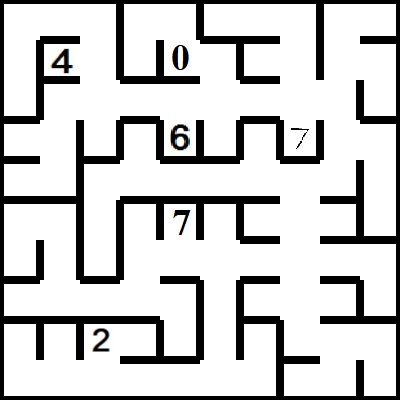
#> input picture MazerFinder/Identification/mazes/maze00.jpg, 400 x 400 px, given in place of maze04.jpg, which was not available
$ python task_1c.py
#> lines starting #> are read from the running program, lines starting #| are printed output that depends on the picture; after the words box and inside, x2 and y2 are one past the last pixel; in counts of white or black regions, pixels touching at a corner belong together; pictures that were not available may be replaced by others from this repository, and a replacement may not be noted
### MazerFinder/Finder/codes/finder.py
# Author List:		Om Rastogi
# Filename:			finder.py
# Functions:		readImage, solveMaze, blockwork
# Global variables:	CELL_SIZE


# Import necessary modules
# Do not import any other modules
import cv2
import numpy as np
import os


# To enhance the maze image
import image_enhancer


# Maze images in mazes folder have cell size of 20 pixels
# In my case I was able to get a fixes size for cells, for other cases one may have to do this dynamically
CELL_SIZE = 20


#def blockwork(img,coordinate)

def readImage(img_file_path):

	"""
	Purpose:
	---
	the function takes file path of original image as argument and returns it's binary form

	Input Arguments:
	---
	`img_file_path` :		[ str ]
		file path of image

	Returns:
	---
	`original_binary_img` :	[ numpy array ]
		binary form of the original image at img_file_path

	Example call:
	---
	original_binary_img = readImage(img_file_path)

	"""
	binary_img = None

	#############	Add your Code here	###############

	img = cv2.imread(img_file_path,0)
#> img: shape (400, 400); min 0, max 255, mean 204.1
	ret,img = cv2.threshold(img,127,255,cv2.THRESH_BINARY)
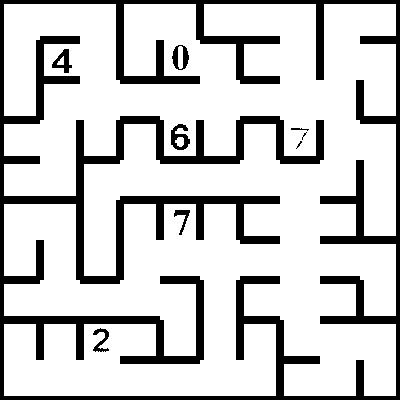
#> img: shape (400, 400); 80.1% white; 9 black regions (2 under 20 px), largest, box (x1, y1, x2, y2) and area: (0, 0, 400, 400) 30848, (171, 124, 190, 150) 265, (52, 49, 72, 73) 221
	binary_img = img
	###################################################

	return binary_img


def solveMaze(original_binary_img, initial_point, final_point, no_cells_height, no_cells_width):

	"""
	Purpose:
	---
	the function takes binary form of original image, start and end point coordinates and solves the maze
	to return the list of coordinates of shortest path from initial_point to final_point

	Input Arguments:
	---
	`original_binary_img` :	[ numpy array ]
		binary form of the original image at img_file_path
	`initial_point` :		[ tuple ]
		start point coordinates
	`final_point` :			[ tuple ]
		end point coordinates
	`no_cells_height` :		[ int ]
		number of cells in height of maze image
	`no_cells_width` :		[ int ]
		number of cells in width of maze image

	Returns:
	---
	`shortestPath` :		[ list ]
		list of coordinates of shortest path from initial_point to final_point

	Example call:
	---
	shortestPath = solveMaze(original_binary_img, initial_point, final_point, no_cells_height, no_cells_width)

	"""

	shortestPath = []

	#############	Add your Code here	###############
	img = original_binary_img
	sp = []
	rec = [0]
	p = 0
	sp.append(list(initial_point))
	edgearray = []
	for i in range (no_cells_height):
		edgearray.append([])
		for j in range(no_cells_width):
			sz = [i,j]
			edge, block = blockwork(img, sz)
			edgearray[i].append(edge)

	edge= edgearray


	while True:
		h,w = sp[p][0],sp[p][1]
		if sp[-1]==list(final_point):
			break

		if edge[h][w] > 0:
			rec.append(len(sp))

		if edge[h][w]>999:
			edge[h][w] = edge[h][w]-1000
			h = h-1
			sp.append([h,w])
			edge[h][w] =edge[h][w]-100

			p = p+1
			continue

		if edge[h][w]>99:
			edge[h][w] =edge[h][w]-100
			h = h+1
			sp.append([h,w])
			edge[h][w] =edge[h][w]-1000
			p=p+1
			continue


		if edge[h][w]>9:
			edge[h][w] = edge[h][w]-10
			w = w-1
			sp.append([h,w])
			edge[h][w] = edge[h][w]-1
			p = p+1
			continue


		if edge[h][w]==1:
			edge[h][w] = edge[h][w]-1
			w = w+1
			sp.append([h,w])
			edge[h][w] = edge[h][w]-10
			p=p+1
			continue

		else:
			sp.pop()
			rec.pop()
			p = rec[-1]


	for i in sp:
		shortestPath.append(tuple(i))


	###################################################

	return shortestPath


#############	You can add other helper functions here		#############

def blockwork(img,coordinate):
#coordinate is a list consisting for dimension of block to be processesd
#coordinate = [y-axis, x-axis]
#the first block is coordinate = [0,0]
	size = CELL_SIZE
	h = CELL_SIZE*(coordinate[0]+1)
	w = CELL_SIZE*(coordinate[1]+1)
	h0= CELL_SIZE*coordinate[0]
	w0= CELL_SIZE*coordinate[1]

	block = img[h0:h,w0:w]

	up    = bool(block[0,int(size/2)]) *1000
	down  = bool(block[int(size-1),int(size/2)])*100
	left  = bool(block[int(size/2),0]) *10
	right = bool(block[int(size/2),int(size-1)])*1


#	edge = [up, down, left, right]
	edge = up+down+left+right

	# cv2.imshow('image',block)
	# cv2.waitKey(0)
	# cv2.destroyAllWindows()
	return edge, block

#########################################################################


# NOTE:	YOU ARE NOT ALLOWED TO MAKE ANY CHANGE TO THIS FUNCTION
#
# Function Name:	main
# Inputs:			None
# Outputs: 			None
# Purpose: 			the function first takes 'maze00.jpg' as input and solves the maze by calling readImage
# 					and solveMaze functions, it then asks the user whether to repeat the same on all maze images
# 					present in 'mazes' folder or not

# [111 lines that do not run on import are left out]

### MazerFinder/Identification/codes/task_1c.py

'''
*****************************************************************************************
*
*        		===============================================
*           		Rapid Rescuer (RR) Theme (eYRC 2019-20)
*        		===============================================
*
*  This script is to implement Task 1C of Rapid Rescuer (RR) Theme (eYRC 2019-20).
*
*  This software is made available on an "AS IS WHERE IS BASIS".
*  Licensee/end user indemnifies and will keep e-Yantra indemnified from
*  any and all claim(s) that emanate from the use of the Software or
*  breach of the terms of this agreement.
*
*  e-Yantra - An MHRD project under National Mission on Education using ICT (NMEICT)
*
*****************************************************************************************
'''


# Author List:		Om Rastogi
# Functions:		computeSum, checkNum, train, show, getNum
# Global variables:	None


# Import necessary modules
import cv2
import numpy as np
import os
import sys

#############	You can import other modules here	#############


#################################################################


# Function Name:	computeSum
# Inputs: 			img_file_path [ file path of image ]
# 					shortestPath [ list of coordinates of shortest path from initial_point to final_point ]
# Outputs:			digits_list [ list of digits present in the maze image ]
# 					digits_on_path [ list of digits present on the shortest path in the maze image ]
# 					sum_of_digits_on_path [ sum of digits present on the shortest path in the maze image ]
# Purpose: 			the function takes file path of original image and shortest path in the maze image
# 					to return the list of digits present in the image, list of digits present on the shortest
# 					path in the image and sum of digits present on the shortest	path in the image
# Logic:			[ write the logic in short of how this function solves the purpose ]
# Example call: 	digits_list, digits_on_path, sum_of_digits_on_path = computeSum(img_file_path, shortestPath)

# [146 lines left out: functions computeSum, checkNum, train, show, getNum, not called in this run]

# def readImage(img_file_path):

# 	binary_img = None

# 	#############	Add your Code here	###############

# 	img = cv2.imread(img_file_path,0)
# 	ret,img = cv2.threshold(img,127,255,cv2.THRESH_BINARY)
# 	binary_img = img
# 	###################################################

# 	return binary_img

#########################################################################


# NOTE:	YOU ARE NOT ALLOWED TO MAKE ANY CHANGE TO THIS FUNCTION
#
# Function Name:	main
# Inputs:			None
# Outputs: 			None
# Purpose: 			the function first takes 'maze00.jpg' as input and solves the maze by calling computeSum
# 					function, it then asks the user whether to repeat the same on all maze images
# 					present in 'mazes' folder or not

if __name__ != '__main__':

	curr_dir_path = os.getcwd()

	# Importing finder and image_enhancer script
	try:

		finder_dir_path = curr_dir_path + '/../../Finder/codes'
		sys.path.append(finder_dir_path)

		import finder
		import image_enhancer

	except Exception as e:

		print('\nfinder.py or image_enhancer.pyc file is missing from Finder folder !\n')
		exit()

if __name__ == '__main__':

	curr_dir_path = os.getcwd()
	img_dir_path = curr_dir_path + '/../mazes/'				# path to directory of 'mazes'

	file_num = 4
	img_file_path = img_dir_path + 'maze0' + str(file_num) + '.jpg'		# path to 'maze00.jpg' image file

	# Importing finder and image_enhancer script
	try:

		finder_dir_path = curr_dir_path + '/../../Finder/codes'
		sys.path.append(finder_dir_path)

		import finder
		import image_enhancer

	except Exception as e:

		print('\n[ERROR] finder.py or image_enhancer.pyc file is missing from Finder folder !\n')
		exit()

	# modify the finder.CELL_SIZE to 40 since maze images
	# in mazes folder have cell size of 40 pixels
	finder.CELL_SIZE = 40

	print('\n============================================')

	print('\nFor maze0' + str(file_num) + '.jpg')

	try:

		original_binary_img = finder.readImage(img_file_path)
		height, width = original_binary_img.shape
#> height = 400; width = 400

	except AttributeError as attr_error:

		print('\n[ERROR] readImage function is not returning binary form of original image in expected format !\n')
		exit()


	no_cells_height = int(height/finder.CELL_SIZE)					# number of cells in height of maze image
#> no_cells_height = 10
	no_cells_width = int(width/finder.CELL_SIZE)					# number of cells in width of maze image
#> no_cells_width = 10
	initial_point = (0, 0)											# start point coordinates of maze
	final_point = ((no_cells_height-1),(no_cells_width-1))			# end point coordinates of maze
#> final_point = (9, 9)

	try:

		shortestPath = finder.solveMaze(original_binary_img, initial_point, final_point, no_cells_height, no_cells_width)
#> the loop in solveMaze, `for i in range (no_cells_height):` made 10 passes
#> pass 1, in blockwork, `block = img[h0:h,w0:w]`:
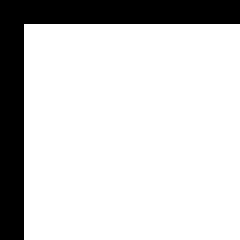
#> block: shape (40, 40) (shown 6 times larger); 81% white; 1 black region, box (x1, y1, x2, y2) and area: (0, 0, 40, 40) 304
#> pass 1, in blockwork (call 2), `block = img[h0:h,w0:w]`:
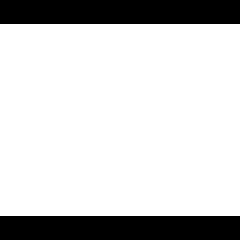
#> block: shape (40, 40) (shown 6 times larger); 80% white; 2 black regions, box (x1, y1, x2, y2) and area: (0, 0, 40, 4) 160, (0, 36, 40, 40) 160
#> pass 1, in blockwork (call 3), `block = img[h0:h,w0:w]`:
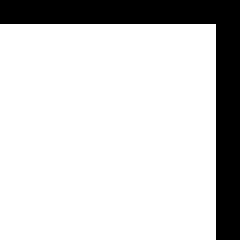
#> block: shape (40, 40) (shown 6 times larger); 81% white; 1 black region, box (x1, y1, x2, y2) and area: (0, 0, 40, 40) 304
#> pass 1, in blockwork (call 6), `block = img[h0:h,w0:w]`:
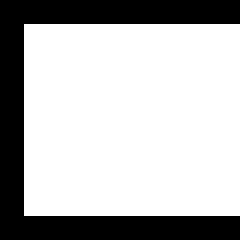
#> block: shape (40, 40) (shown 6 times larger); 72% white; 1 black region, box (x1, y1, x2, y2) and area: (0, 0, 40, 40) 448
#> the loop in solveMaze, `for i in sp:` made 21 passes
#> i on passes 1 to 12: [0, 0], [0, 1], [0, 2], [1, 2], [2, 2], [2, 3], [2, 4], [2, 5], [2, 6], [2, 7], [2, 8], [3, 8]

		if len(shortestPath) > 2:

#> (the run stopped early here; a loop or call above may not have finished)

$ run again, on MazerFinder/Identification/mazes/maze04.jpg
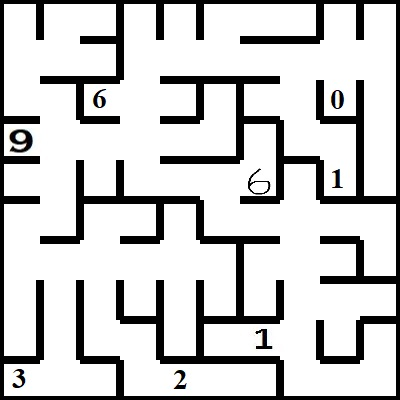
#> input picture MazerFinder/Identification/mazes/maze04.jpg, 400 x 400 px
#> in readImage, `ret,img = cv2.threshold(img,127,255,cv2.THRESH_BINARY)`:
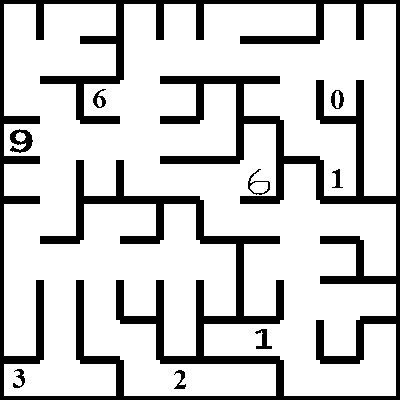
#> img: shape (400, 400); 80% white; 9 black regions, largest, box (x1, y1, x2, y2) and area: (0, 0, 400, 400) 30832, (10, 129, 33, 153) 296, (255, 329, 272, 349) 149
#> the loop in solveMaze, `for i in range (no_cells_height):` made 10 passes
#> pass 1, in blockwork (call 3), `block = img[h0:h,w0:w]`:
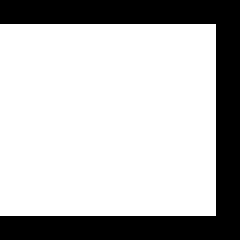
#> block: shape (40, 40) (shown 6 times larger); 72% white; 1 black region, box (x1, y1, x2, y2) and area: (0, 0, 40, 40) 448
#> the loop in solveMaze, `for i in sp:` made 19 passes
#> i on passes 1 to 8: [0, 0], [1, 0], [2, 0], [2, 1], [3, 1], [3, 2], [3, 3], [4, 3]
